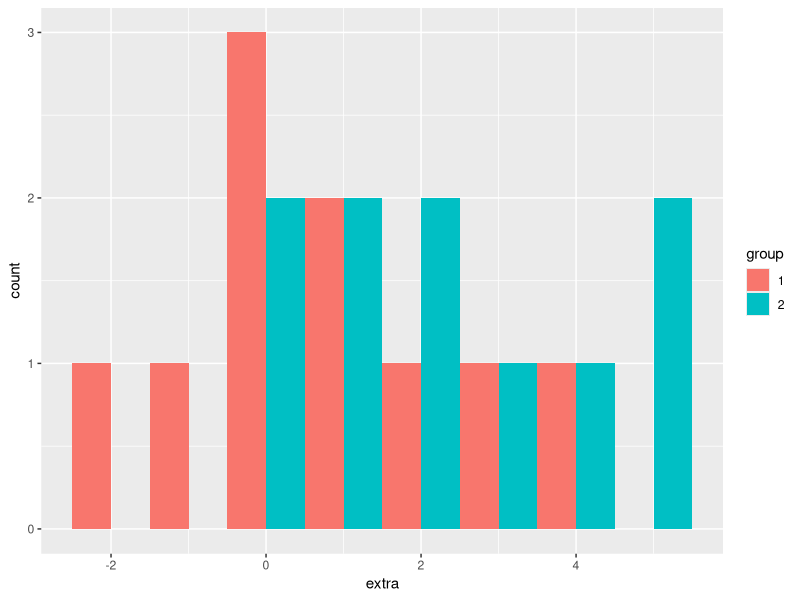
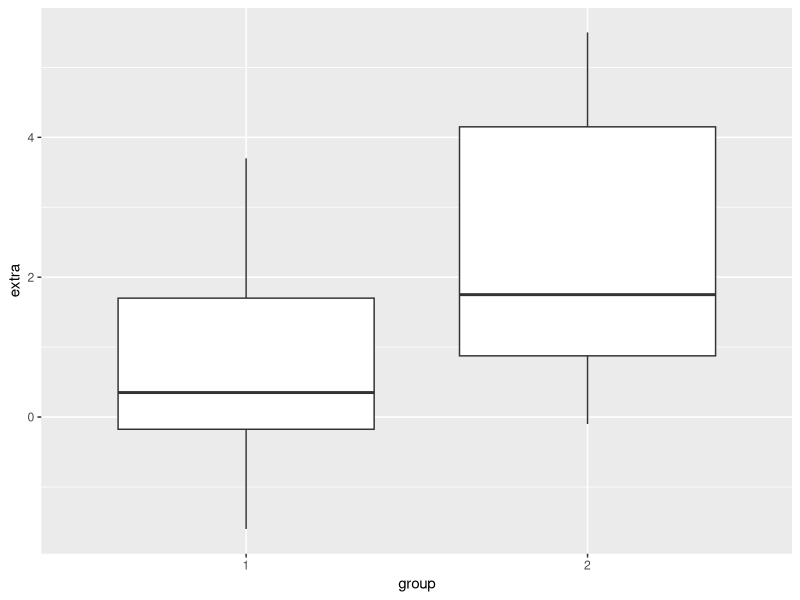

Write the R code that produced these figures, in order.
# Daten aus Aufgabenzettel 1

# Tayfun Korkut (517 Tage)
# Hannes Wolf (494),
# Olaf Janßen (5),
# Jos Luhukay (76),
# Jürgen Kramny (76),
# Alexander Zorniger (145),
# Huub Stevens (217), Armin Veh (145), Huub Stevens (113) 2 ,
# Thomas Schneider (195), Bruno Labbadia (987),
# Jens Keller (58), Christian Groß (310), Markus Babbel (380)

###

tage <- c(987, 517, 494, 5, 76, 76, 145, 217, 145, 113, 195, 58, 310, 380)

# Kennwerte
mean(tage)
median(tage)

var(tage)
sd(tage)
IQR(tage)

# Indexing ----

# Nur der erste Wert
tage[1]

# Statistiken von tage *ohne* den ersten Wert
mean(tage[-1])
median(tage[-1])

var(tage[-1])
sd(tage[-1])
IQR(tage[-1])

# data.frame ----
menschen <- data.frame(namen = c("lukas", "tobias", "christoph"),
                       alter = c(26, 31, 32))

# Spalte alter von data.frame menschen
menschen$alter

# Statistiken der Variable
mean(menschen$alter)
sd(menschen$alter)

# Sleep: Übungsdatensatz ----
sleep

# Dokumentation zum Datensatz
?sleep

# Logik
sleep$group
sleep$group == 1

# Alle aus Gruppe 1
sleep[sleep$group == 1, ]

#### Packages: dplyr

# Nur einmal. Antivirus deaktivieren unter Windows!
# install.packages("dplyr")

# Package laden (verfügbar machen)
library("dplyr")


# Zeilen filtern mit dplyr und filter()
filter(sleep, group == 1)

# Alle Zeilen aus sleep wo extra größer 1, und group 1
filter(sleep, extra > 1, group == 1)

# Variablen filtern
select(sleep, extra, ID)

# Nächste Woche
# Gruppenspezifische Mittelwerte für group in sleep
sleep %>%
  group_by(group) %>%
  summarize(mw_extra = mean(extra))

# Motivierendes Beispiel für demnächst ¯\_(ツ)_/¯
install.packages("ggplot2")
library("ggplot2")

# Histogramm und Boxplot
ggplot(sleep, aes(x = extra, fill = group)) +
  geom_histogram(binwidth = 1, position = "dodge")

ggplot(sleep, aes(x = group, y = extra)) +
  geom_boxplot()
